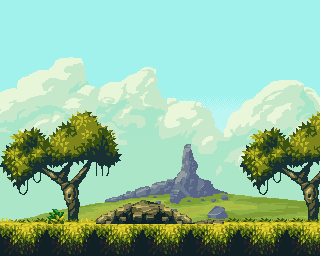

A 2D game scene composited from a Tiled map and its tileset images. What follows is a short description and the map's XML, with each tile layer's data collapsed to a summary:
An orthogonal 20x16 tile map with 16x16 px tiles, 4 tile layers (Sky, Clouds, Hills, Tile Layer 1).

<map version="1.0" tiledversion="1.1.1" orientation="orthogonal" renderorder="right-down" width="20" height="16" tilewidth="16" tileheight="16" infinite="0" nextobjectid="1">
 <tileset firstgid="1" source="CombinedSet.tsx" />
 <layer name="Sky" width="20" height="16">
  <data>[320 cells, 320 non-empty, 112 distinct tile ids]</data>
 </layer>
 <layer name="Clouds" width="20" height="16" opacity="0.92">
  <data>[320 cells, 280 non-empty, 280 distinct tile ids]</data>
 </layer>
 <layer name="Hills" width="20" height="16">
  <data>[320 cells, 140 non-empty, 140 distinct tile ids]</data>
 </layer>
 <layer name="Tile Layer 1" width="20" height="16">
  <data>[320 cells, 160 non-empty, 83 distinct tile ids]</data>
 </layer>
</map>
